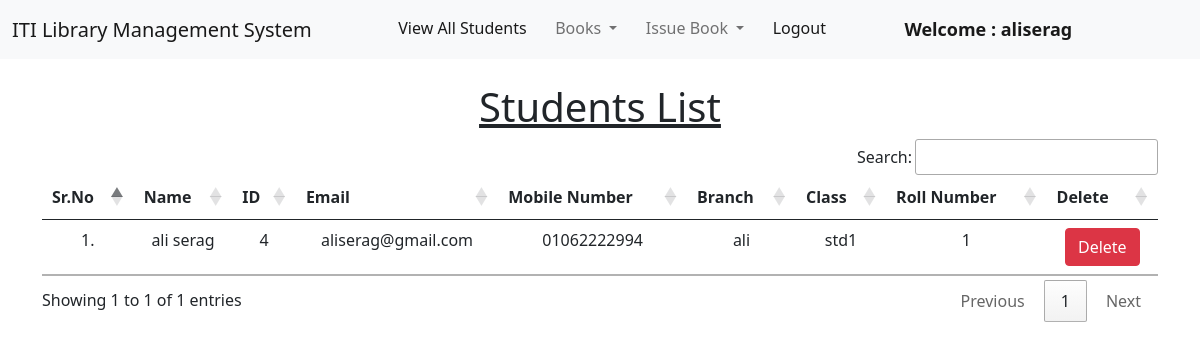
/view_students/ (signed in), run on the app's committed database.
### library/models.py (models this page shows, shortened)
class Student(models.Model):
    user = models.OneToOneField(User, on_delete=models.CASCADE)
    classroom = models.CharField(max_length=11)
    branch = models.CharField(max_length=11)
    roll_no = models.CharField(max_length=3, blank=True)
    phone = models.CharField(max_length=11, blank=True)
    image = models.ImageField(upload_to="", blank=True)

### library/views.py (the view)
# urls.py: path("view_students/", view_students, name="view_students"),
@login_required(login_url = '/admin_login')
def view_students(request):
    students = Student.objects.all()
    return render(request, "view_students.html", {'students':students})

### library/templates/view_students.html (shortened to what this page needs)
{% extends 'admin_navbar.html' %}
{% load static %}
{% block body %}
<div class="container mt-4">
    <h1 class="text-center"><u>Students List</u></h1>
    <table class="table table-hover" id="example">
        <thead>
            <tr class="text-center">
                <th>Sr.No</th>
                <th>Name</th>
                <th>ID</th>
                <th>Email</th>
                <th>Mobile Number</th>
                <th>Branch</th>
                <th>Class</th>
                <th>Roll Number</th>
                <th>Delete</th>
            </tr>
        </thead>
        <tbody>
            {% for student in students %}
            <tr class="text-center">
                <td>{{forloop.counter}}.</td>
                <td>{{student.user.get_full_name}}</td>
                <td>{{student.user.id}}</td>
                <td>{{student.user.email}}</td>
                <td>{{student.phone}}</td>
                <td>{{student.branch}}</td>
                <td>{{student.classroom}}</td>
                <td>{{student.roll_no}}</td>
                <td><a href="/delete_student/{{student.id}}/" class="btn btn-danger" onclick="return confirm('Are you sure you want to delete this student?')">Delete</a></td>
            </tr>
            {% endfor %}
        </tbody>
    </table>
    </div>
{% endblock %}

### library/templates/admin_navbar.html (shortened to what this page needs)
<!doctype html>
<html lang="en">
  <head>
    <link href="https://cdn.jsdelivr.net/npm/bootstrap@5.1.0/dist/css/bootstrap.min.css" rel="stylesheet">
    <link rel="stylesheet" href="https://cdn.datatables.net/1.10.25/css/jquery.dataTables.min.css">
    <link rel="stylesheet" href="https://cdn.datatables.net/buttons/1.7.1/css/buttons.dataTables.min.css">
  </head>
  <body>
    <nav class="navbar navbar-expand-lg navbar-light bg-light">
        <div class="container-fluid">
          <a class="navbar-brand" href="#">ITI Library Management System</a>
          <div class="collapse navbar-collapse" id="navbarSupportedContent">
            <ul class="navbar-nav me-auto mb-2 mb-lg-0">
              <li class="nav-item">
                <a class="nav-link active" aria-current="page" href="/view_students/">View All Students</a>
              </li>
              <li class="nav-item dropdown">
                <a class="nav-link dropdown-toggle" href="#" id="navbarDropdown" role="button" data-bs-toggle="dropdown" aria-expanded="false">
                  Books
                </a>
              </li>
              <li class="nav-item dropdown">
                <a class="nav-link dropdown-toggle" href="#" id="navbarDropdown" role="button" data-bs-toggle="dropdown" aria-expanded="false">
                  Issue Book
                </a>
              </li>
              <li class="nav-item">
                <a class="nav-link active" aria-current="page" href="/logout/">Logout</a>
              </li>
              <li class="nav-item">
                <a style="font-weight:600; font-family:'Segoe UI', Tahoma, Geneva, Verdana, sans-serif; font-size: large;" class="nav-link active" href="#">Welcome : {{request.user}}</a>
              </li>
            </ul>
          </div>
        </div>
      </nav>
      {% block body %}
      {% endblock %}
  </body>
</html>

### data on the page
Student: user.get_full_name "ali serag", user.id "4", user.email "aliserag@gmail.com", phone "01062222994", branch "ali", classroom "std1", roll_no "1"

### other printed values
{{ request.user }} "aliserag"
